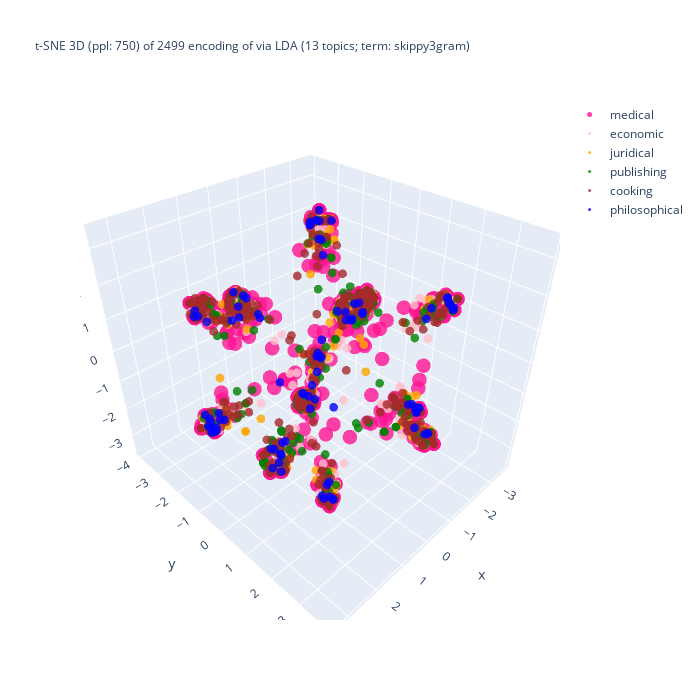

Source (notebook cell):
### Code cell
%%capture --no-display

## Plotlyを使って tSNE の結果の可視化 (3D)
import plotly.graph_objects as go
import numpy as np
#
domain_ids = set(plot_df['domain_id'])
reverse_domain_list = False
if reverse_domain_list:
    domain_ids = sorted(domain_list, reverse = True)
## layered/traced drawing
fig = go.Figure()
for domain_id in domain_ids:
    # set marker size of the target domain
    if domain_id == [ k for k, v in id2domain_mapping.items() if v == target_domain ][0]:
        size_val = 5
    else:
        size_val = 3
    part = plot_df[ plot_df['domain_id'] == domain_id ]
    color = colormap[domain_id]
    print(f"color: {color}")
    fig.add_trace(
        go.Scatter3d(
            x = part['D1'], y = part['D2'], z = part['D3'],
            name = id2domain_mapping[domain_id],
            mode = 'markers',
            marker = dict(size = size_val, opacity = 0.8),
            #marker_colorscale = list(colormap.values()),
            marker_color = color,
            showlegend = True
        )
    )

## 3D 散布図にラベルを追加する処理は未実装
df_size = len(df)
if use_UMAP:
    title_header = f"UMAP 3D (metric: {umap_metric}; {umap_n_neighbors} neighbors; min dist: {umap_min_dist}) of {df_size} encodings via\n"
else:
    title_header = f"t-SNE 3D (ppl: {doc_perplexity_val}) of {df_size} encoding of via\n"
if use_FastText:
    if use_LDA:
        title_body = f"LDA ({n_topics} topics; term:0 {lda_term_type}) x FastText ({ft_n_dims} dims; term: {ft_term_type}; window: {ft_window_size})"
    else:
        title_body = f"FastText ({ft_n_dims} dims; term: {ft_term_type}; window: {ft_window_size})"
else:
    title_body = f"LDA ({n_topics} topics; term: {lda_term_type})"
#
title_val = title_header + title_body
fig.update_layout(title = dict(text = title_val, font_size = 12), autosize = False, width = 700, height = 700)
fig.show()

### Figure 1 — Plotly figure (JSON) as saved in the notebook; plotly's stock layout.template omitted (floating-point values rounded to 4 significant figures; data arrays with more than 128 entries replaced by an {"elided": "..."} marker saying what was removed)
{"data": [{"marker": {"color": "deeppink", "opacity": 0.8, "size": 5}, "mode": "markers", "name": "medical", "showlegend": true, "type": "scatter3d", "x": {"elided": "500 float values"}, "y": {"elided": "500 float values"}, "z": {"elided": "500 float values"}}, {"marker": {"color": "pink", "opacity": 0.8, "size": 3}, "mode": "markers", "name": "economic", "showlegend": true, "type": "scatter3d", "x": {"elided": "400 float values"}, "y": {"elided": "400 float values"}, "z": {"elided": "400 float values"}}, {"marker": {"color": "orange", "opacity": 0.8, "size": 3}, "mode": "markers", "name": "juridical", "showlegend": true, "type": "scatter3d", "x": {"elided": "500 float values"}, "y": {"elided": "500 float values"}, "z": {"elided": "500 float values"}}, {"marker": {"color": "green", "opacity": 0.8, "size": 3}, "mode": "markers", "name": "publishing", "showlegend": true, "type": "scatter3d", "x": {"elided": "500 float values"}, "y": {"elided": "500 float values"}, "z": {"elided": "500 float values"}}, {"marker": {"color": "brown", "opacity": 0.8, "size": 3}, "mode": "markers", "name": "cooking", "showlegend": true, "type": "scatter3d", "x": {"elided": "500 float values"}, "y": {"elided": "500 float values"}, "z": {"elided": "500 float values"}}, {"marker": {"color": "blue", "opacity": 0.8, "size": 3}, "mode": "markers", "name": "philosophical", "showlegend": true, "type": "scatter3d", "x": [-1.172, -1.09, -0.2884, -0.1186, -3.253, -2.801, -1.045, -0.03599, 0.01612, 0.07073, 2.508, 2.506, 2.642, 0.8392, 0.9136, 2.509, -1.411, -1.006, 0.8743, 2.625, 0.9887, -1.103, -0.2742, 2.219, -0.1483, 3.01, 2.435, -2.759, -2.328, -2.498, -0.1556, -1.986, 2.306, 1.116, -0.1303, -2.409, 2.618, 3.008, 3.063, -2.499, 0.8622, -2.516, 2.614, -2.541, -2.408, -2.702, -2.375, 1.107, -2.714, -0.9097, 1.116, 0.9841, 0.8323, 2.594, -2.458, 1.023, 3.008, 2.047, -1.064, 0.03395, 2.385, 0.8029, -0.9843, 3.008, -1.419, 2.384, -2.511, 2.76, -1.327, -0.1174, -1.337, -1.133, -1.033, -2.516, 0.1176, -2.808, 2.506, -1.077, -0.4813, 2.681, -2.135, 0.08914, 2.447, 0.6917, -0.05574, 1.989, 0.8279, 1.122, -1.051, -0.3801, 1.164, 2.878, 2.267, 1.174, 2.439, 0.4576, 1.135, 3.04, -0.09212], "y": [-1.039, -1.368, -3.657, -0.1144, -1.468, 2.013, -1.722, 3.206, 3.627, 0.04659, -1.573, -1.588, 1.531, 2.182, 1.268, -1.542, -1.347, -1.645, 1.329, -1.47, 1.567, -0.9031, -3.204, -1.544, -2.479, 1.905, -1.882, 2.125, 1.777, 1.63, -3.652, 1.888, -1.848, 2.121, 0.0008975, 1.63, 1.606, 1.875, 1.65, 1.568, 1.294, 2.094, -1.5, 2.283, 1.632, 2.186, 1.465, 2.129, 2.171, -1.157, 2.134, 1.573, 2.185, -1.461, 1.557, 1.262, 1.883, -1.568, -1.413, 3.627, -1.669, 1.67, -1.244, 1.883, -0.9186, -1.323, 2.087, 1.374, -1.27, -0.03087, -1.405, -1.267, -1.45, 1.641, -3.112, 1.974, -1.432, -1.041, -3.623, -1.207, 1.506, 3.592, -1.387, 1.82, -0.09389, -0.8719, -0.5913, 1.264, -1.335, -2.834, 1.768, 1.662, -1.441, 2.03, -1.419, 1.035, 1.303, 1.599, -0.05637], "z": [2.707, 3.035, -0.0001999, 0.1305, -0.1842, 1.369, -2.636, -0.3591, -0.2289, -0.3037, -1.436, 1.908, -0.1784, 2.714, -3.016, -1.912, 3.055, -2.61, -3.474, 1.844, -3.279, 2.346, 0.4753, -1.393, 0.1733, -0.05624, -1.531, 1.331, 1.355, -2.105, 0.5402, 1.238, -1.84, 2.652, 0.02003, -2.233, -0.1019, -0.582, -0.597, -2.163, -2.927, 1.718, -1.583, 1.5, -2.233, 1.326, -2.0, 2.651, 1.322, -1.938, 2.693, -3.298, 2.753, -1.628, -2.217, -3.473, -0.04439, -1.744, -3.084, -0.2313, -1.952, 2.518, 3.19, -0.04431, 3.192, 1.654, 1.717, -0.4056, 3.4, 0.06965, 3.081, -2.662, -2.596, -2.125, 0.03031, 1.406, -1.809, 2.761, 0.3088, 1.986, -1.851, -0.2414, -1.666, 2.745, 0.05966, 1.719, -0.5881, 1.767, 3.066, 0.04544, 2.738, -0.5478, -1.534, 2.641, -1.807, -0.712, -3.247, -0.04835, 0.06773]}], "layout": {"autosize": false, "height": 700, "title": {"font": {"size": 12}, "text": "t-SNE 3D (ppl: 750) of 2499 encoding of via\nLDA (13 topics; term: skippy3gram)"}, "width": 700}}
